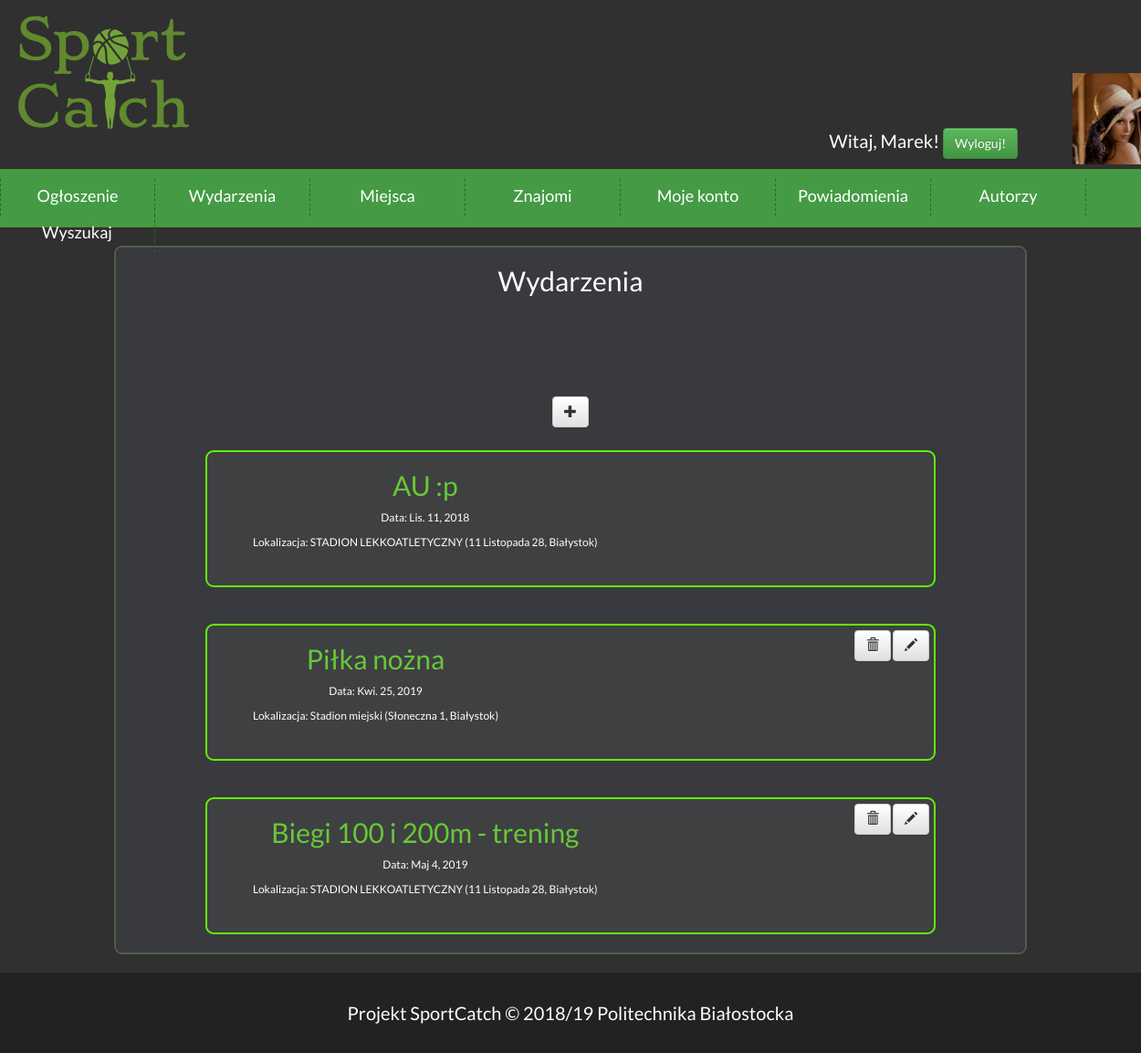
Page /events (signed in) on the committed database.
### account/models.py (models this page shows, shortened)
class Profile(models.Model):
    user = models.OneToOneField(settings.AUTH_USER_MODEL, on_delete=models.CASCADE)
    date_of_birth = models.DateField(blank=True, null=True)
    photo = models.ImageField(upload_to='profile_image', blank=True)
    friends=models.ManyToManyField("self",related_name="friends")
    rate=models.IntegerField(default=0)

### event/models.py (models this page shows, shortened)
class wydarzenie(models.Model):
    miejsce=models.ForeignKey(miejsce,on_delete=models.CASCADE)
    nazwa=models.CharField(max_length=50)
    data_rozpoczecia=models.DateField()
    organizator=models.ForeignKey(User,on_delete=models.CASCADE,related_name='wydarzenia')
    opis=models.TextField()
    uczestnicy=models.ManyToManyField(User,related_name="uczestnicy")
    Srednia_ocen=models.IntegerField( default=0)
    photo = models.ImageField(upload_to="wydarzenia/", blank=True, default='miejsca/Default.jpg')

class miejsce(models.Model):
    adres=models.CharField(max_length=100)
    miasto=models.CharField(max_length=100, default="Białystok")
    nazwa=models.CharField(max_length=100)
    zaakceptowane=models.BooleanField(default=False)
    Srednia_ocen=models.IntegerField( default=0)
    photo = models.ImageField(upload_to='miejsca/', blank=True, default='miejsca/Default.jpg')
    def __str__(self):
        return "{} ({}, {})".format(self.nazwa, self.adres, self.miasto)
    class Meta:
        verbose_name = 'Miejsce'
        verbose_name_plural = 'Miejsca'

### event/views.py (the view)
# urls.py: path('events', views.events_list, name='events_list'),
def events_list(request):
    user = Profile.objects.all()
    profiles = Profile.objects.all()
    events = wydarzenie.objects.order_by('data_rozpoczecia')
    if request.user.is_authenticated:
        try:
            user = Profile.objects.get(user=request.user)
        except Profile.DoesNotExist:
            user = None
    return render(request, 'event/events_list.html', {'events': events, 'profiles': profiles, 'user': user})

### event/templates/event/events_list.html (shortened to what this page needs)
{% extends 'Base.html' %}
{% block content %}
<div class="wydarzenia">
        <div class="Elementy_wydarzen">
<h2>Wydarzenia</h2>
<div class="options1">
        {% if request.user.is_authenticated%}
        <a class="btn btn-default" href="{%url 'new_event'%}"><span class="glyphicon glyphicon-plus"></span></a>
        {%endif%}
        </div>
{% for event in events %}
<div class="Obramowanie">
        <div class="Text">
    <h2><a href="{%url 'event_detail' pk=event.pk%}">{{event.nazwa}}</a></h2>
    <p>Data: {{event.data_rozpoczecia}}</p>
    <p>Lokalizacja: {{event.miejsce}}</p>
    </div>
    <div class="options">
    {% if request.user.is_authenticated and event.organizator.username == request.user.username %}
    <a class="btn btn-default" href=""><i class="glyphicon glyphicon-trash"></i></a>
    <a class="btn btn-default" href="{%url 'edit_event' pk=event.pk%}"><i class="glyphicon glyphicon-pencil"></i></a>
    {%endif%}
    </div>
    </div>
{%endfor%}
        </div>
   </div>
{% endblock %}

### event/templates/Base.html (shortened to what this page needs)
<!DOCTYPE HTML>
<html lang="pl">
<head>
	<link rel="stylesheet" href="https://maxcdn.bootstrapcdn.com/bootstrap/3.3.7/css/bootstrap.min.css">
	<link rel="stylesheet" href="https://maxcdn.bootstrapcdn.com/bootstrap/3.3.7/css/bootstrap-theme.min.css">
	<link href="/static/style.css" rel="stylesheet" type="text/css" />
	<link href="css/fontello.css" rel="stylesheet" type="text/css" />
</head>
<body>
	<div class="wrapper">
		<div class="header">
			<div class="logo">
				<a  href="{% url 'index' %}"><img src="/static/images/sportcatch.svg"/></a>
			</div>
		</div>
		<div class="login" >
		{% if request.user.is_authenticated%}
			<p>
			Witaj, {{ request.user.username }}!
			<a href="{% url 'logout' %}" class="btn btn-success">
                Wyloguj!
                 </a>
			</p>
			{% if user.photo %} <p></p>
		<img   height="100" src="{{user.photo.url}}"/>
			{%endif%}
		{% else %}
			<div style="margin-top:60px;">
			<a  href="{% url 'login'%}?next={{ request.path|urlencode }}" class="btn btn-success">Zaloguj się</a>
			<span >lub</span>
			<a href="{% url 'register' %}"  class="btn btn-danger">Zarejestruj się</a>
				</div>
			{% endif %}
		</div>
		<div class="nav">
			<ol>
				<li><span>Ogłoszenie</span>
				</li>
				<li><span>Wydarzenia</span>
				</li>
				<li><span>Miejsca</span>
				</li>
				{% if not request.user.username == 'admin' %}
				{% if request.user.is_authenticated%}
				<li><a href="#">Znajomi</a>
				</li>
				{%endif%}
				{% if request.user.is_authenticated%}
				<li><a href="{% url 'my_account' %}">Moje konto</a></li>
				<li>{% if request.session.new_notifications != null %}
					<a href="{% url 'get_notifications'%}">{{request.session.new_notifications}}</a>
					{% else %}
					<a href="{% url 'get_notifications'%}">Powiadomienia</a>
					{% endif %}
				</li>
				{%endif%}
				{%endif%}
				<li><a href="{% url 'authors' %}">Autorzy</a></li>
				<li><a href="{%url 'searching' %}">Wyszukaj</a></li>
			</ol>
		</div>
		<div class="content">
			{% block content %}
			{% load emoticons_tags %}
			{% endblock content %}
		</div>
		<div class="footer">Projekt SportCatch &copy; 2018/19 Politechnika Białostocka</div>
	</div>
</body>
</html>

### event/static/style.css (style rules this page uses)
body { background-color: #303030; color: #ffffff; font-family: 'Lato', sans-serif; font-size: 20px; margin: 0 !important; }
.wrapper { width: 100%; }
.header { width:100%; padding: 0 0 80px; }
.login { position:relative; height:100px; width: 400px; top:0%; left:70%; margin-bottom: 5px; }
.login img { position:absolute; right:0%; top:0%; }
.login p { margin-top:60px; position:absolute; right:40%; }
.logo { width: 450px; font-size: 48px; margin-left: 10px; margin-top: 10px; margin-right: auto; float: left; }
.logo img { height:150px; }
.nav { width: 100%; padding: 10px 0; background-color: #459b45; text-align: center; border-top: 1px solid #46981F; border-bottom: 1px solid #46981F; }
.content { margin-top: 10px; margin-bottom: 10px; width: 1000px; margin-left: auto; margin-right: auto; text-align: justify; padding-top: 10px; min-height: 460px; }
.footer { text-align: center; background-color: #222222; padding: 30px; margin-top: 20px; }
ol { padding: 0; margin: 0; list-style-type: none; font-size: 18px; height: 35px; line-height: 200%; display: inline-block; }
ol a { color: #ffffff; text-decoration: none; display: block; }
ol > li { float: left; width: 170px; height: 40px; border-right: 1px dashed #296D09; transition: 0.3s; }
ol > li:first-child { border-left: 1px dashed #296D09; }
.wydarzenia { text-align: center; }
.Elementy_wydarzen { background-color:#383a3d; height: 70%px; width: 70%px; display: flex; justify-content:center; flex-direction:column; border-radius: 9px; }
.Obramowanie { margin:auto; margin-top:20px; margin-bottom: 20px; background-color: rgba(67, 67, 68, 0.74); height: 150px; width: 800px; border-radius: 9px; border: #5ef308; border-style: solid; border-width: 2px; font-size: 12px; }
.Text a { color:#67C838; }
.Text { float: left; margin-left: 50px; }
.options { margin: 5px; float: right; color: #222222; }
.options1 { margin: 5px; margin-top: 100px; float: inline-end; color: #222222; }
.wydarzenia { border-radius: 9px; border: #515c4a; border-style: solid; border-width: 2px; }

### rows in the picture
Profile: photo (picture)
wydarzenie: nazwa "AU :p", data_rozpoczecia "Lis. 11, 2018", miejsce "STADION LEKKOATLETYCZNY (11 Listopada 28, Białystok)"
wydarzenie: nazwa "Piłka nożna", data_rozpoczecia "Kwi. 25, 2019", miejsce "Stadion miejski (Słoneczna 1, Białystok)"
wydarzenie: nazwa "Biegi 100 i 200m - trening", data_rozpoczecia "Maj 4, 2019", miejsce "STADION LEKKOATLETYCZNY (11 Listopada 28, Białystok)"

### other values in the picture
{{ request.user.username }} "Marek"
